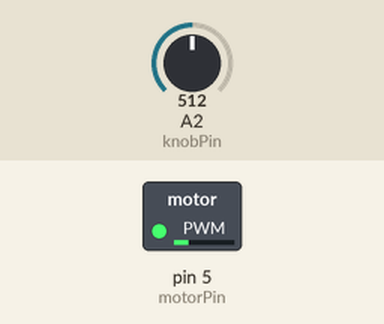
Simulated run of this sketch. Board: Arduino Uno, built with avr-gcc and run on an emulated ATmega328P. Shown: switched loads named in the sketch (green lamp = pin HIGH). The inputs (shaded band) are chosen by the test bench; at power-on: A2 (knobPin) = 512.

Above: at 1.4 s.
1.5 s: A2 (knobPin) set to 45
At 3.25 s:
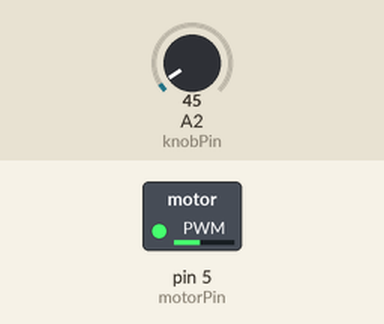
4.7 s: A2 (knobPin) set to 65
At 4.75 s:
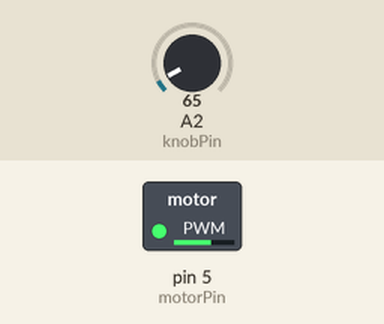
Timing chart, 0 to 13.9 s (numbered marks = the images above; inputs shaded):
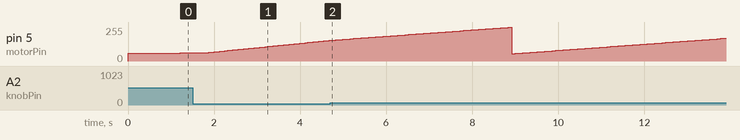

The sketch:

sawtooth_knob.ino
```cpp
/*
saw tooth control of motor speed with knob controlling ramp time
*/

  int knobPin = A2; //define knob pin as analog input A2
  int motorPin = 5;  //define motor pin to be PWM output pin 5
  float knobPosition = 0.0;//knobPosition is the position scaled to 1023
  float motorSpeedMin = 55.0;//minimum motor speeed
  float motorSpeed = 0.0;//motorSpeed is the speed scaled to 255
  float rampTime = 5.0; //ramp time in seconds
  float rampTimeMax = 120.0; //2 minutes max
  float rampTimeMin = 1.0; //1 second minimum
  float rampTimeRange; //
  float delayTime; //time between points in miliseconds
  float fadeAmount = 2.0;//note that 200/2 = 100, one 100th of total sweep


  void setup(){
    pinMode(motorPin,OUTPUT);
    motorSpeed = motorSpeedMin;//start at 55 to avoid dead zone of motor
  }

  void loop(){
    rampTimeRange = rampTimeMax - rampTimeMin;//total range of times in s
    knobPosition = analogRead(knobPin);//read in knob position, from 0 to 1023
    rampTime = rampTimeMin + (knobPosition*rampTimeRange/1023.0);//compute ramp time
    delayTime = rampTime*1000.0/100.0;//convert ramp time in s to delay time in ms
    motorSpeed = motorSpeed + fadeAmount;//increment motor speed by fadeAmount(1%)
    if(motorSpeed >= 255.0){
      motorSpeed = motorSpeedMin;  //if max motor speed attained, reset to start point
    }
    analogWrite(motorPin,motorSpeed); //output new motor speed
    delay(delayTime);//wait for delayTime number of miliseconds
  }
```
